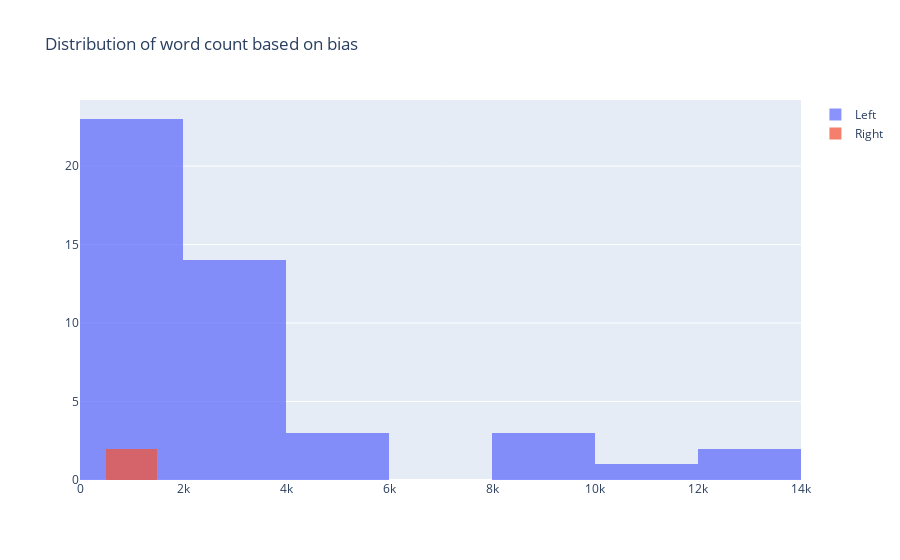

This figure's notebook cell:
### Code cell
x1 = df.loc[df['Bias_num'] == 1, 'word_count']
x0 = df.loc[df['Bias_num'] == 0, 'word_count']

trace1 = go.Histogram(
    x=x0, name='Left',
    opacity=0.75
)
trace2 = go.Histogram(
    x=x1, name = 'Right',
    opacity=0.75
)

data = [trace1, trace2]
layout = go.Layout(barmode='overlay', title='Distribution of word count based on bias')
fig = go.Figure(data=data, layout=layout)
fig.show()

### Figure 1 — Plotly figure (JSON) as saved in the notebook; plotly's stock layout.template omitted (floating-point values rounded to 4 significant figures)
{"data": [{"opacity": 0.75, "x": [1500, 765, 11964, 9387, 1342, 856, 3569, 1693, 2095, 367, 8439, 1102, 1993, 5354, 12250, 12536, 8411, 1508, 3951, 4181, 3338, 3191, 3883, 2729, 3513, 2633, 3035, 2793, 3581, 1691, 1340, 2004, 4396, 1165, 1039, 923, 2450, 1246, 1193, 919, 1029, 859, 862, 1572, 1240, 1206], "type": "histogram", "name": "Left"}, {"opacity": 0.75, "x": [1289, 544, 796, 1254], "type": "histogram", "name": "Right"}], "layout": {"barmode": "overlay", "title": {"text": "Distribution of word count based on bias"}}}
